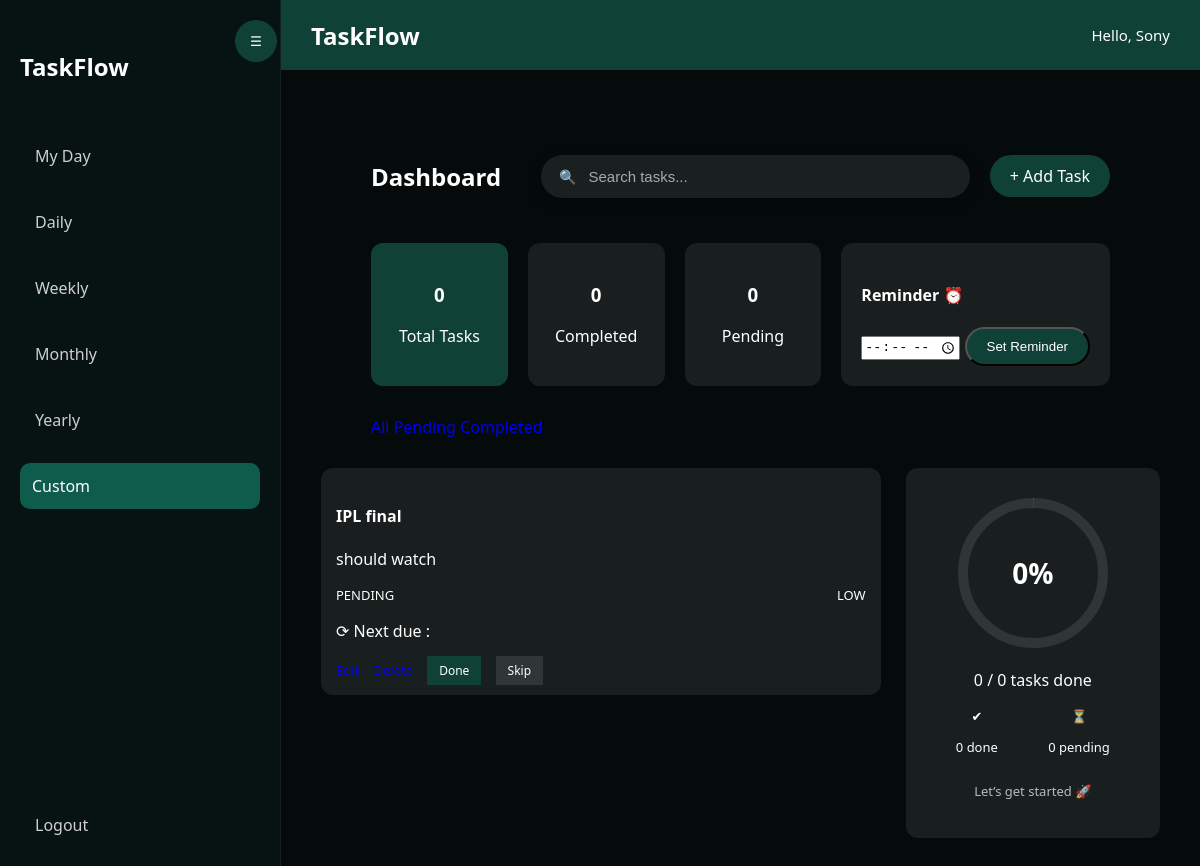
Page /tasks/?type=CUSTOM (signed in) on the earlier database version.
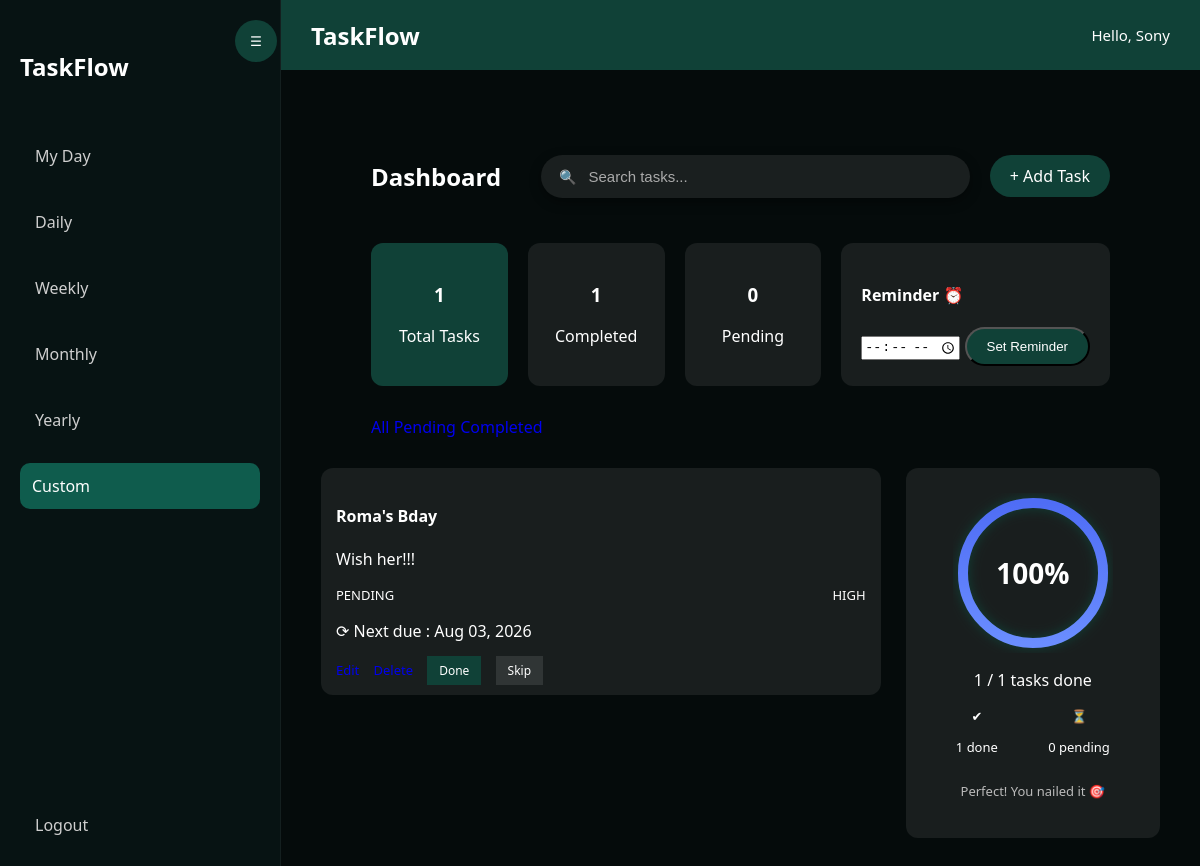
Same page on the later database version.
### tasks/models.py (models this page shows, shortened)
class Task(models.Model): #Database table for tasks-> connected to admin panel-> created DB structure using migrations
    STATUS_CHOICE = [
        ('PENDING', 'Pending'), # First value → stored in DB (PENDING), Second value → shown to user (Pending)
        ('COMPLETED', 'Completed'),
    ]
    PRIORITY_CHOICES = [
        ('LOW', 'Low'),
        ('MEDIUM', 'Medium'),
        ('HIGH', 'High'),
    ]
    TASK_TYPES = [
        ('DAILY', 'Daily'),
        ('WEEKLY', 'Weekly'),
        ('MONTHLY', 'Monthly'),
        ('YEARLY', 'Yearly'),
        ('CUSTOM', 'Custom'),
    ]
    task_type = models.CharField(
        max_length=20,
        choices=TASK_TYPES,
        default='DAILY'
    )
    custom_date = models.DateTimeField(null=True, blank=True)
    next_due = models.DateTimeField(null=True, blank=True)
    title = models.CharField(max_length=200) #short textfield , with max len of 200 chars
    description = models.TextField() #long textfield, no max len
    status = models.CharField(max_length=10, choices=STATUS_CHOICE, default='PENDING') #stores only PENDING or COMPLETED, default is PENDING
    priority = models.CharField(max_length=10, choices=PRIORITY_CHOICES, default='MEDIUM') #stores only LOW, MEDIUM or HIGH, default is MEDIUM
    deadline = models.DateTimeField(null=True, blank=True) #Ex: 2024-06-30 23:59:00
    created_at = models.DateTimeField(auto_now_add=True) #automatically set to current date and time when task is created, cannot be changed later(set only once at creation)
    last_completed = models.DateTimeField(null=True, blank=True)
    user = models.ForeignKey(User, on_delete=models.CASCADE) # on_delete=models.CASCADE means if user is deleted, all their tasks will also be deleted (cascading delete)

### tasks/views.py (the view)
# urls.py: path('tasks/',views.task_list),
@login_required
def task_list(request):
    filter_type = request.GET.get('filter', 'ALL').upper()
    task_type = request.GET.get('type')
    today = timezone.now().date()
    today_tasks = Task.objects.filter(
        user = request.user,
        next_due=today
    )
    completed_today_tasks = Task.objects.filter(
        user=request.user,
        last_completed = today
    )
    tasks = Task.objects.filter(user=request.user)
    if not task_type:
        tasks = today_tasks
    else:
        tasks = tasks.filter(task_type=task_type)
    if filter_type == "PENDING":
        tasks = tasks.filter(status="PENDING")
    elif filter_type == "COMPLETED":
        tasks = tasks.filter(status="COMPLETED")
    search = request.GET.get('search')
    if search:
        tasks = tasks.filter(title__icontains=search)
    total_tasks = (
        today_tasks.count() + completed_today_tasks.count()
    )
    completed_tasks = completed_today_tasks.count()
    pending_tasks = today_tasks.count()
    radius = 70
    circumference = 2 * math.pi * radius
    if total_tasks > 0:
        progress = int(
            (completed_tasks / total_tasks) * 100
        )
    else:
        progress = 0
    arc = circumference - (
        circumference * progress / 100
    )
    context = {
        'tasks': tasks,
        'filter': filter_type,
        'total_tasks': total_tasks,
        'completed_tasks': completed_tasks,
        'pending_tasks': pending_tasks,
        'progress': progress,
        'arc': arc,
    }
    return render(
        request,
        'task_list.html',
        context
    )

### tasks/templates/task_list.html (shortened to what this page needs)
{% extends 'base.html' %}
{% load static %}
{% block extra_css %}
<link rel="stylesheet" href="{% static 'css/dashboard.css' %}">
{% endblock %}
{% block content %}
<div class="dashboard">
    <div class="dashboard-header">
        <h2>Dashboard</h2>
        <form method="GET" class="search-box">
            <div class="search-wrapper">
                <span class="search-icon">🔍</span>
                <input type="text" name="search" placeholder="Search tasks...">
            </div>
        </form>
        <a href="/create-task/" class="btn primary">+ Add Task</a>
    </div>
    <div class="stats">
    <div class="stat-card {% if not request.GET.filter or request.GET.filter == 'ALL' %}active{% endif %}">
        <h3>{{ total_tasks }}</h3>
        <p>Total Tasks</p>
    </div>
    <div class="stat-card {% if request.GET.filter == 'COMPLETED' %}active{% endif %}">
        <h3>{{ completed_tasks }}</h3>
        <p>Completed</p>
    </div>
    <div class="stat-card {% if request.GET.filter == 'PENDING' %}active{% endif %}">
        <h3>{{ pending_tasks }}</h3>
        <p>Pending</p>
    </div>
    <div class="reminder-card">
        <h4>Reminder ⏰</h4>
        <input type="time" id="reminder-time">
        <button type="button" id="reminder-btn" class="btn primary">
            Set Reminder
        </button>
    </div>
</div>
    <div class="filters">
        <a href="/tasks/?filter=ALL">All</a>
        <a href="/tasks/?filter=PENDING">Pending</a>
        <a href="/tasks/?filter=COMPLETED">Completed</a>
    </div>
</div>
    <div class="main-grid">
        <div class="tasks-section">
            {% for task in tasks %}
            <div class="task-card">
                <h4>{{ task.title }}</h4>
                <p>{{ task.description }}</p>
                <div class="task-meta">
                    <span>{{ task.status }}</span>
                    <span>{{ task.priority }}</span>
                </div>
                <p class = "next-due">
                    &#10227; Next due : {{task.next_due|date:"M d, Y"}}
                </p>
                <div class="task-actions">
                    <a href="/edit-task/{{ task.id }}/">Edit</a>
                    <a href="/delete-task/{{ task.id }}/">Delete</a>
                    {% if task.status != "COMPLETED" %}
                        <a href="/complete-task/{{ task.id }}/" class="btn small success">Done</a>
                    {% endif %}
                    <a href="/skip-task/{{ task.id }}/" class="btn small skip">Skip</a>
                </div>
            </div>
            {% endfor %}
        </div>
        <div class="side-panel">
            <div class="goal-tracker">
            <div class="progress-circle">
                <svg width="160" height="160">
                    <circle
                        cx="80"
                        cy="80"
                        r="70"
                        stroke="rgba(255,255,255,0.1)"
                        stroke-width="10"
                        fill="none"
                    />
                    <circle
                        cx="80"
                        cy="80"
                        r="70"
                        stroke="url(#grad)"
                        stroke-width="10"
                        fill="none"
                        stroke-dasharray="440"
                        stroke-dashoffset="{{ arc }}"
                        class="progress-ring"
                    />
                    <defs>
                        <linearGradient id="grad">
                            <stop offset="0%" stop-color="#6a8dff"/>
                            <stop offset="100%" stop-color="#4f6df5"/>
                        </linearGradient>
                    </defs>
                </svg>
                <div class="progress-text">
                    <h2>{{ progress }}%</h2>
                </div>
            </div>
            <p>{{ completed_tasks }} / {{ total_tasks }} tasks done</p>
            <div class="goal-extra">
                <div class="goal-stats">
                    <div>
                        <span>✔</span>
                        <p>{{ completed_tasks }} done</p>
                    </div>
                    <div>
                        <span>⏳</span>
                        <p>{{ pending_tasks }} pending</p>
                    </div>
                </div>
                <div class="goal-message">
                    {% if progress == 0 %}
                        <p>Let’s get started 🚀</p>
                    {% elif progress < 50 %}
                        <p>Good start, keep going 💪</p>
                    {% elif progress < 100 %}
                        <p>Almost there 🔥</p>
                    {% else %}
                        <p>Perfect! You nailed it 🎯</p>
                    {% endif %}
                </div>
            </div>
        </div>
        </div>
    </div>
</div>
{% endblock %}

### tasks/templates/base.html (shortened to what this page needs)
{% load static %}
<!DOCTYPE html>
<html>
<head>
    <link rel="stylesheet" href="{% static 'css/base.css' %}">
    {% block extra_css %}{% endblock %}
</head>
<body>
{% if request.path != '/' and request.path != '/login/' and request.path != '/signup/' and request.path != '/create-task/' and '/edit-task/' not in request.path %}
<div class="app-layout">
    <div class="sidebar" id="sidebar">
        <h2 class="sidebar-logo">TaskFlow</h2>
        <a href="/tasks/"
            class="{% if not request.GET.type %}active-link{% endif %}">
            My Day
        </a>
        <a href="/tasks/?type=DAILY"
            class="{% if request.GET.type == 'DAILY' %}active-link{% endif %}">
            Daily
        </a>
        <a href="/tasks/?type=WEEKLY"
            class="{% if request.GET.type == 'WEEKLY' %}active-link{% endif %}">
            Weekly
        </a>
        <a href="/tasks/?type=MONTHLY"
            class="{% if request.GET.type == 'MONTHLY' %}active-link{% endif %}">
            Monthly
        </a>
        <a href="/tasks/?type=YEARLY"
            class="{% if request.GET.type == 'YEARLY' %}active-link{% endif %}">
            Yearly
        </a>
        <a href="/tasks/?type=CUSTOM"
            class="{% if request.GET.type == 'CUSTOM' %}active-link{% endif %}">
            Custom
        </a>
        <a href="/logout/" class="logout-link">Logout</a>
    </div>
    <div class="main-area">
        <div class="top-navbar">
            <h3>TaskFlow</h3>
            <div class="nav-right">
                <span class="user-name">
                    Hello, {{ request.user.username }}
                </span>
            </div>
        </div>
        <button id="toggle-btn" class="toggle-btn">
            ☰
        </button>
        <main class="main-content">
            {% block content %}{% endblock %}
    </div>
{% else %}
<main class="full-page">
    {% block simple_content %}{% endblock %}
</main>
{% endif %}
</body>
</html>

### tasks/static/css/base.css (style rules this page uses)
body { margin: 0; font-family: 'Segoe UI', sans-serif; background-color: #f4f6f9; }
body { margin: 0; font-family: 'Segoe UI', sans-serif; background: #0b0f0f; color: white; }
.app-layout { display: flex; min-height: 100vh; }
.sidebar { width: 230px; background: #0f1a1a; padding: 25px 15px; display: flex; flex-direction: column; justify-content: space-between; border-right: 1px solid rgba(255,255,255,0.05); }
a { text-decoration: none !important; }
.app-layout { display: flex; min-height: 100vh; background: #050b0b; }
.sidebar { width: 240px; min-width: 240px; background: #071313; padding: 30px 20px; display: flex; flex-direction: column; gap: 20px; overflow: hidden; transition: all 0.3s ease; }
.sidebar h2 { color: white; margin-bottom: 30px; }
.sidebar a { color: #cfcfcf; text-decoration: none; padding: 12px 15px; border-radius: 10px; transition: 0.3s; }
.logout-link { margin-top: auto; }
.main-area { flex: 1; position: relative; transition: 0.3s ease; }
.toggle-btn { position: fixed; top: 20px; left: 235px; width: 42px; height: 42px; border-radius: 50%; border: none; background: #104137; color: white; cursor: pointer; z-index: 2000; transition: 0.3s ease; }
.main-content { padding: 40px; }
.sidebar-logo { white-space: nowrap; transition: 0.3s ease; }
.top-navbar { width: 100%; height: 70px; background: #104137; display: flex; justify-content: space-between; align-items: center; padding: 0 30px; box-sizing: border-box; color: white; position: sticky; top: 0; z-index: 1000; }
.top-navbar h3 { margin: 0; font-size: 24px; }
.nav-right { margin-left: auto; display: flex; align-items: center; }
.user-name { font-size: 15px; font-weight: 500; }
.sidebar a.active-link { background-color: #0f5c4d; color: white; border-radius: 10px; padding-left: 12px; }

### tasks/static/css/dashboard.css (style rules this page uses)
body { background: #0b0f0f; color: white; font-family: 'Segoe UI', sans-serif; }
.dashboard { padding: 30px 50px; }
.dashboard-header { display: flex; align-items: center; gap: 20px; }
.dashboard-header h2 { min-width: 150px; }
.search-box { flex: 1; display: flex; justify-content: center; }
.search-wrapper { display: flex; align-items: center; width: 100%; max-width: 650px; padding: 12px 18px; border-radius: 999px; background: #1a1f1f; box-shadow: 0 4px 12px rgba(0,0,0,0.4); transition: 0.3s; }
.search-icon { margin-right: 10px; font-size: 14px; color: #aaa; }
.search-wrapper input { flex: 1; border: none; outline: none; background: transparent; color: white; font-size: 15px; }
.search-wrapper input::placeholder { color: #aaa; }
.btn.primary { background: #104137; color: white; padding: 10px 20px; border-radius: 25px; text-decoration: none; transition: 0.3s; }
.stats { display: flex; gap: 20px; margin: 30px 0; }
.stat-card { flex: 1; padding: 20px; border-radius: 12px; background: rgba(255,255,255,0.08); text-align: center; }
.main-grid { display: grid; grid-template-columns: 2.2fr 1fr; gap: 25px; align-items: start; }
.tasks-section { display: flex; flex-direction: column; gap: 20px; }
.task-card { background: rgba(255,255,255,0.08); padding: 15px; border-radius: 12px; transition: 0.3s; }
.task-meta { display: flex; justify-content: space-between; font-size: 13px; margin-top: 10px; }
.task-actions { margin-top: 10px; }
.task-actions a { margin-right: 10px; font-size: 13px; text-decoration: none; }
.side-panel { display: flex; flex-direction: column; gap: 20px; }
.reminder-card { background: rgba(255,255,255,0.08); padding: 20px; border-radius: 12px; }
.stat-card { flex: 1; padding: 20px; border-radius: 12px; background: rgba(255,255,255,0.08); text-align: center; transition: 0.3s; }
.stat-card.active { background: #104137; color: white; }
.stats { display: flex; gap: 20px; }
.btn.small { padding: 6px 12px; font-size: 12px; margin-top: 8px; }
.goal-tracker { background: rgba(255,255,255,0.08); padding: 25px; border-radius: 12px; text-align: center; }
.progress-circle { position: relative; width: 160px; height: 160px; margin: 0 auto; }
.progress-circle svg { transform: rotate(-90deg); }
.progress-text { position: absolute; top: 50%; left: 50%; transform: translate(-50%, -50%); }
.progress-text h2 { margin: 0; font-size: 28px; color: white; }
.goal-extra { margin-top: 15px; }
.goal-stats { display: flex; justify-content: space-around; margin-bottom: 10px; }
.goal-stats div { text-align: center; font-size: 13px; }
.goal-message { font-size: 13px; color: #bbb; }
.btn.success { background: #104137; color: white; }
.btn.skip { background: rgba(255,255,255,0.1); color: white; }

Differences in the rows shown:
removed Task: title "IPL final", description "should watch", status "PENDING", priority "LOW"
added Task: title "Roma's Bday", description "Wish her!!!", status "PENDING", priority "HIGH", next_due "Aug 03, 2026"
Other differences:
{{ total_tasks }}: "0" → "1"
{{ completed_tasks }}: "0" → "1"
{{ progress }}: "0" → "100"
text no longer shown: "Let’s get started 🚀"
text now shown: "Perfect! You nailed it 🎯"
